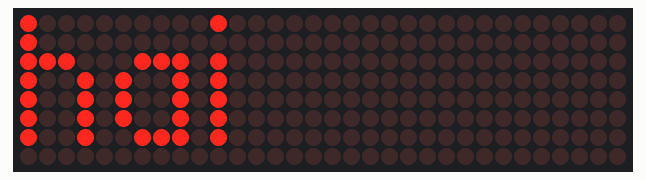
A sketch run on a simulated Arduino Uno, built with avr-gcc and run on an emulated ATmega328P. Shown: 32×8 LED matrix.

Above: at 0.1 s.

The sketch:

MD_MAX7219_RunningText.ino
```cpp
/*------------MD_MAX7219_RunningText--------------------*/
/*-------------Source Code by---------------------------*/
/*------Modified & Adapted by Habib.m @Hab_mz-----------*/
/*-----------------------V1.1---------------------------*/

#include <MD_Parola.h>
#include <MD_MAX72xx.h>
#include <SPI.h>

const uint16_t WAIT_TIME = 1000;

// Define the number of devices we have in the chain and the hardware interface
// NOTE: These pin numbers will probably not work with your hardware and may
// need to be adapted
#define HARDWARE_TYPE MD_MAX72XX::FC16_HW
#define MAX_DEVICES 4
#define DIN_PIN  16 //d7 // or MOSI
#define CS_PIN   17 //d8 // or SS
#define CLK_PIN  14 //d6 // or SCK

// Hardware SPI connection
MD_Parola P = MD_Parola(HARDWARE_TYPE, CS_PIN, MAX_DEVICES);
// Arbitrary output pins
// MD_Parola P = MD_Parola(HARDWARE_TYPE, DATA_PIN, CLK_PIN, CS_PIN, MAX_DEVICES);
uint8_t scrollSpeed = 40;    // default frame delay value
textEffect_t scrollEffect = PA_SCROLL_LEFT;
textPosition_t scrollAlign = PA_LEFT;
uint16_t scrollPause = 1000; // in milliseconds


void setup(void)
{
  P.begin();
}

void loop(void)
{
  P.print("hai");

}
```
